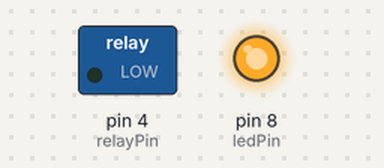
The sketch below on a simulated Arduino Uno, built with avr-gcc and run on an emulated ATmega328P. On the bench: switched loads named in the sketch (green lamp = pin HIGH), output pins drawn as LEDs (lit = HIGH). No radio packets arrive unless stated; pins used as bus, display or sensor lines are not drawn.

Above: at 0.1 s.
Timing chart, 0 to 1.6 s (numbered marks = the images above):
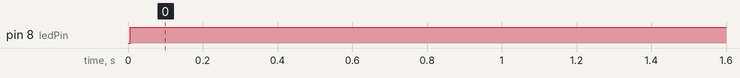

Measured:
- by itself, pin 8 (ledPin): LOW → HIGH at 0.01 s

The sketch:

actuator_node_01.ino
```cpp
// LIBRARIES
#include <RF24Network.h>
#include <RF24.h>
#include <SPI.h>

// ADDRESSES
const uint16_t thisNode_addr = 03; // Address of our actuator node in Octal format
const uint16_t baseNode_addr = 00; // Address of base node

// NRF24L01
RF24 radio(9, 10); //create object to control and communicate with nRF24L01
RF24Network network(radio); //create object to use nRF24L01 in mesh network

// PIN CONNECTIONS
const int relayPin = 4; //relay on digital pin 4
const int ledPin = 8; //LED on digital pin 8
const int acsPin = A0; //ACS712 on analog pin 0

// ACS712 CURRENT SENSOR
int mVperAmp = 100; // use 185 for 10A Module, 100 for 20A Module, and 66 for 30A Module
double voltage = 0;
double vRMS = 0;
double ampsRMS = 0;
double acsThresholdValue = 0.15; //used for determining whether the device is on or off.

// INITIALIZE VARIABLES
int relayStatus = 0; //store value of relay here
int payload = 0;

void setup(void)
{
  SPI.begin(); //start SPI communication
  radio.begin(); //start nRF24L01 communication and control
  network.begin(90, thisNode_addr); //(channel, node address)

  pinMode(relayPin, OUTPUT);
  pinMode(ledPin, OUTPUT);
  pinMode(acsPin, INPUT);
}

void loop(void){

  digitalWrite(ledPin, HIGH);

  // Check the network regularly
  network.update();
  if(network.available())
  {
    RF24NetworkHeader header;
    network.read(header,&payload,sizeof(payload));

    // if actuator node is triggered using remote node
    if(payload == 1)
    {
      // trigger the relay once the payload is received.
      relayStatus = digitalRead(relayPin);
      if(relayStatus == HIGH)
      {
        digitalWrite(relayPin, LOW);
      }
      else
      {
        digitalWrite(relayPin, HIGH);
      }

      blinkLed();
    }

    // if actuator node is triggered using sensor node
    if (payload == 2)
    {
      // get AC current reading
      voltage = getVVP();
      vRMS = (voltage/2.0) *0.707;  //root 2 is 0.707
      ampsRMS = (vRMS * 1000)/mVperAmp;

      // turn double into integer
      int current = ampsRMS * 100;

      RF24NetworkHeader header(baseNode_addr);
      bool ok = network.write(header, &current, sizeof(current));

    }

    if (payload == 3){
      relayStatus = digitalRead(relayPin);
      if(relayStatus == HIGH)
      {
        digitalWrite(relayPin, LOW);
      }
      else
      {
        digitalWrite(relayPin, HIGH);
      }
      blinkLed();
    }
  }
}

float getVVP(){
  float result;
  float acsValue;
  int maxValue = 0;
  int minValue = 1024;

  uint32_t start_time = millis();
  while((millis() - start_time) < 1000) // get sample for 1 second
  {
    acsValue = analogRead(acsPin);
    if(acsValue > maxValue){
      maxValue = acsValue;
    }
    if(acsValue < minValue){
      minValue = acsValue;
    }
  }
  result = ((maxValue - minValue) * 5.0) / 1024;

  return result;
}

void blinkLed()
{
  //blink led showing data sent status
  digitalWrite(ledPin, LOW);
  delay(100);
  digitalWrite(ledPin, HIGH);
}
```
